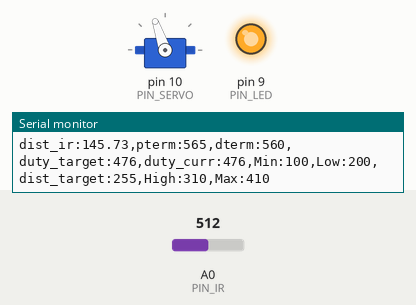
A sketch run on a simulated Arduino Uno, built with avr-gcc and run on an emulated ATmega328P. Shown: servo, output pins drawn as LEDs (lit = HIGH), the last lines printed to the serial monitor. The inputs (shaded band) are chosen by the test bench; at power-on: A0 (PIN_IR) = 512.

Above: at 1.2 s.
1.3 s: A0 (PIN_IR) set to 400
At 2.4 s:
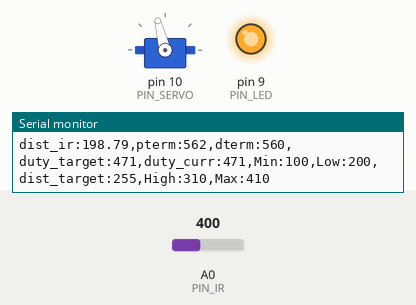
4.3 s: A0 (PIN_IR) set to 900
At 4.46 s:
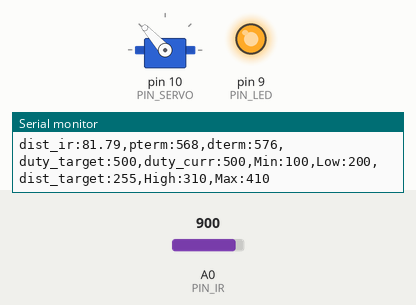
7.3 s: A0 (PIN_IR) set to 691
At 8.8 s:
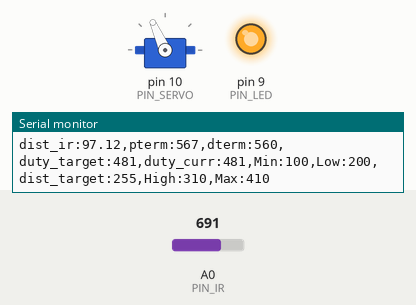
10.3 s: A0 (PIN_IR) set to 659
At 10.53 s:
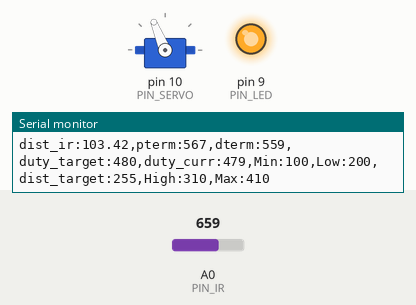
12.1 s: A0 (PIN_IR) set to 511
At 12.49 s:
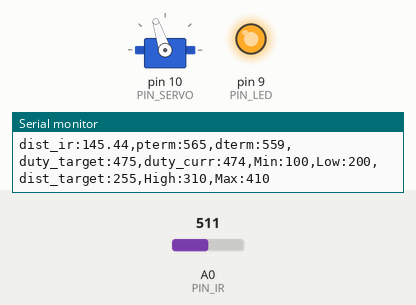
Timing chart, 0 to 15.1 s (numbered marks = the images above; inputs shaded):
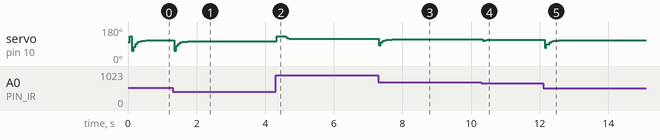

The sketch:

26P14.ino
```cpp
#include <Servo.h>

/////////////////////////////
// Configurable parameters //
/////////////////////////////

// Arduino pin assignment
#define PIN_LED 9  // LED 9번핀에 연결
#define PIN_SERVO 10 // 서보10핀에 연결
#define PIN_IR A0  // 적외선 센서 signal -> A0핀

// Framework setting
#define _DIST_TARGET 255    // 목표 위치가 25.5cm임을 선언
#define _DIST_MIN 100
#define _DIST_MAX 410

// Distance sensor
#define _DIST_ALPHA 0.5        // ema 필터의 측정 보정치

// Servo range
#define _DUTY_MIN 1100
#define _DUTY_NEU 1560
#define _DUTY_MAX 1900

// Servo speed control
#define _SERVO_ANGLE 25       // servo 각도 설정
#define _SERVO_SPEED 30      // servo 속도 설정

// Event periods
#define _INTERVAL_DIST 50
#define _INTERVAL_SERVO 50
#define _INTERVAL_SERIAL 100

// PID parameters
#define _KP 1.0
#define _KD 20.0

// Servo instance
Servo myservo;

//////////////////////
// global variables //
//////////////////////
float dist_min, dist_max;
float a, b;
float alpha;


// Distance sensor
float dist_target; // location to send the ball
float dist_ema, dist_cali, dist_raw;

// Event periods
unsigned long last_sampling_time_dist, last_sampling_time_servo, last_sampling_time_serial;
bool event_dist, event_servo, event_serial;

// Servo speed control
int duty_chg_per_interval;
int duty_target, duty_curr;

// PID variables
float error_curr, error_prev, control, pterm, dterm, iterm, KP, KD;

//filter
#define FN 30
float dist_list[FN];
float dist_filtering, sum=0;
int i=0, cnt=0;

void setup() {
// initialize GPIO pins for LED and attach servo
 pinMode(PIN_LED,OUTPUT);
 digitalWrite(PIN_LED, 1);
 myservo.attach(PIN_SERVO);


// initialize global variables
  dist_min = _DIST_MIN;
  dist_max = _DIST_MAX;
  alpha = _DIST_ALPHA;
  dist_target = _DIST_TARGET;
  a = 68.5;
  b = 308;
  error_prev = 0;
  KP = _KP;
  KD = _KD;

// move servo to neutral position
 myservo.writeMicroseconds(_DUTY_NEU);

// initialize serial port
  Serial.begin(57600); // 시리얼 포트 초기화

// convert angle speed into duty change per interval.
  duty_chg_per_interval = (_DUTY_MAX - _DUTY_MIN) * ((float)_SERVO_SPEED / 180) * ((float)_INTERVAL_SERVO / 1000);
}

void loop() {
/////////////////////
// Event generator // 이벤트 실행 간격 구현
/////////////////////
  if (millis() >= last_sampling_time_dist + _INTERVAL_DIST) event_dist = true;
  if (millis() >= last_sampling_time_servo + _INTERVAL_SERVO) event_servo = true;
  if (millis() >= last_sampling_time_serial + _INTERVAL_SERIAL) event_serial = true;

////////////////////
// Event handlers //
////////////////////

  if(event_dist) {
    event_dist = false;
  // get a distance reading from the distance sensor

    ir_distance_filter();


  // PID control logic
    error_curr = dist_target - dist_ema;
    if(error_curr<0){
      KD = _KD+3;
      KP = _KP+0.5;
    }
    else{
      KD = _KD;
      KP = _KP;
    }
    pterm = KP * error_curr;
    dterm = KD * (error_curr - error_prev);
    control = pterm+dterm;

  // duty_target = f(duty_neutral, control)
    duty_target = _DUTY_NEU + control;

  // keep duty_target value within the range of [_DUTY_MIN, _DUTY_MAX]
    if (duty_target > _DUTY_MAX) duty_target = _DUTY_MAX;
    if (duty_target < _DUTY_MIN) duty_target = _DUTY_MIN;

  // update error_prev
    error_prev = error_curr;

    last_sampling_time_dist = millis(); // 마지막 dist event 처리 시각 기록
  }

  if(event_servo) {
    event_servo = false;
    // adjust duty_curr toward duty_target by duty_chg_per_interval
    myservo.writeMicroseconds(duty_target);
    // update servo position
    duty_curr = duty_target;
    last_sampling_time_servo = millis(); // 마지막 servo event 처리 시각 기록
  }

  if(event_serial) {
    event_serial = false;
    Serial.print("dist_ir:");
    Serial.print(dist_ema);
    Serial.print(",pterm:");
    Serial.print(map(pterm,-1000,1000,510,610));
    Serial.print(",dterm:");
    Serial.print(map(dterm,-1000,1000,510,610));
    Serial.print(",duty_target:");
    Serial.print(map(duty_target,1000,2000,410,510));
    Serial.print(",duty_curr:");
    Serial.print(map(duty_curr,1000,2000,410,510));
    Serial.println(",Min:100,Low:200,dist_target:255,High:310,Max:410");
    last_sampling_time_serial = millis(); // 마지막 serial event 처리 시각 기록
  }
}


float ir_distance(void){ // return value unit: mm
  float val;
  float volt = float(analogRead(PIN_IR));
  val = ((6762.0/(volt-9.0))-4.0) * 10.0;
  return val;
}


float ir_distance_filter() {

  for(i=0;i<FN;i++){
    dist_list[i] = 100 + 300.0 / (b - a) * (ir_distance() - a);
  }
  float change;
  for(int idx=0;idx<FN;idx++){
    for(int jdx=i+1;jdx<FN;jdx++){
      if(dist_list[idx] > dist_list[jdx]){
        change = dist_list[idx];
        dist_list[idx] = dist_list[jdx];
        dist_list[jdx] = change;
      }
    }
  }
  //컷팅
  for (int idx = 0; idx < FN; idx++) {
    if(idx<10){

    }
    else if(idx>FN-10){

    }
    else{
      sum += dist_list[idx];
    }
  }
  dist_filtering = sum/(FN-20);
  sum=0;
  i=0;
  dist_ema = alpha*dist_filtering + (1-alpha)*dist_ema;
}
```

Measured:
- after the input at 1.3 s, servo on pin 10 (PIN_SERVO): 109° → 104° after 0.05 s
- after the input at 4.3 s, servo on pin 10 (PIN_SERVO): 104° → 132° at once, → 117° 0.27 s later
- after the input at 7.3 s, servo on pin 10 (PIN_SERVO): 117° → 113° at once, → 114° 0.39 s later
- after the input at 10.3 s, servo on pin 10 (PIN_SERVO): 114° → 112° at once, → 113° 0.26 s later
- after the input at 12.1 s, servo on pin 10 (PIN_SERVO): 113° → 90° at once, → 108° 0.15 s later, → 109° 0.25 s later
